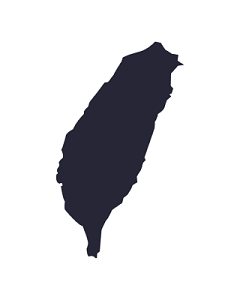
%> input picture taiwan.png, 240 x 300 px
$ octave edge_detection.m   (GNU Octave 9; MATLAB toolbox functions it lacks are replaced by stand-ins)
%> lines starting %> are read from the running program, lines starting %| are printed output that depends on the picture
clc, clear, close all;
im = imread('taiwan.png');
%> im is the input picture: size 300x240x3 uint8; mean R, G, B 217.1, 216.9, 219.7
I = rgb2gray(im);
image(I);
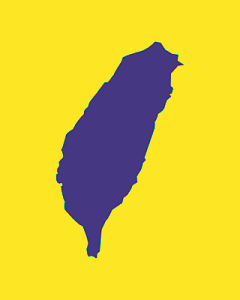
%> displayed picture: size 300x240x3, on the screen's scale of 0 to 255; mean R, G, B 220.3, 200.2, 53.2
[Gmag, Gdir] = imgradient(I,'prewitt');
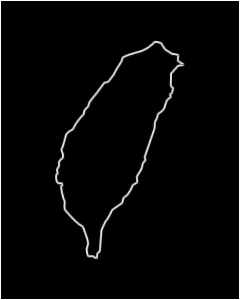
%> Gmag: size 300x240 double; min 0, max 765, mean 21.7; drawn with min black and max white
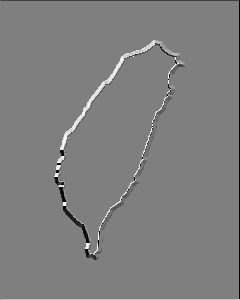
%> Gdir: size 300x240 double; min -180, max 179.3, mean -0.2; drawn with min black and max white
imshowpair(Gmag, Gdir, 'montage');
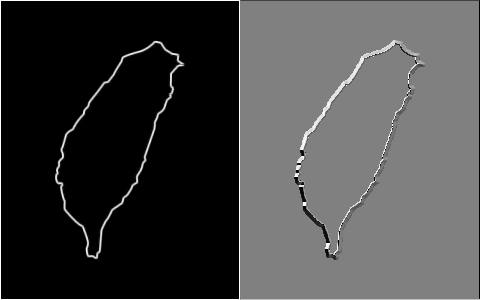
%> displayed picture: size 300x480, on the screen's scale of 0 to 255; min 0, max 255, mean 67.5
title('Gradient Magnitude, Gmag (left), and Gradient Direction, Gdir (right), using Prewitt method')

[len, wid] = size(Gdir);
%> len = 300; wid = 240

c = 1;
pos =[];
for l = 1:10:len
    w = 1;
    while Gdir(l,w) == 0 && (w ~= wid)
        w = w + 1;
        if ~Gdir(l,w) == 0
           pos(1, c) =  w;
           pos(2, c) =  300 - l;
           c = c + 1;
       end
    end
end
%> after the loop, c = 30; pos = 29 columns, first 8: [240 240 240 154 137 121 115 106; 289 279 269 259 249 239 229 219]

for l = len:-10:1
    w = wid;
    while Gdir(l,w) == 0 && (w ~= 1)
        w = w - 1;
        if ~Gdir(l,w) == 0
           pos(1, c) =  w;
           pos(2, c) =  300 - l;
           c = c + 1;
       end
    end
end


scatter(pos(1,:),pos(2,:))
xlim([0, 300]);
ylim([0, 300]);
axis equal;
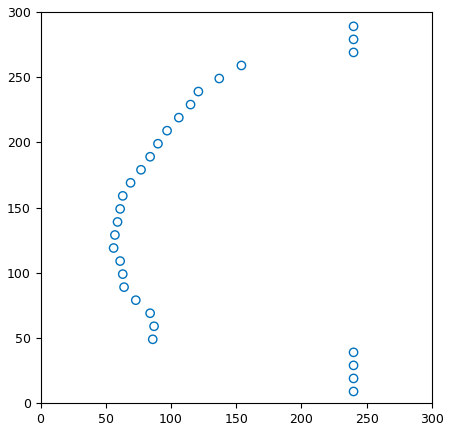
%> figure redrawn from the program's plot data


save('taiwan.mat','pos');
